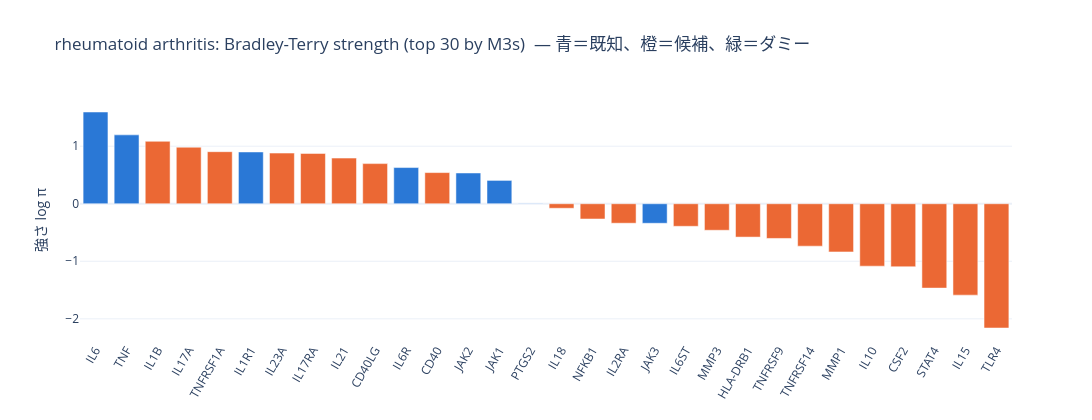
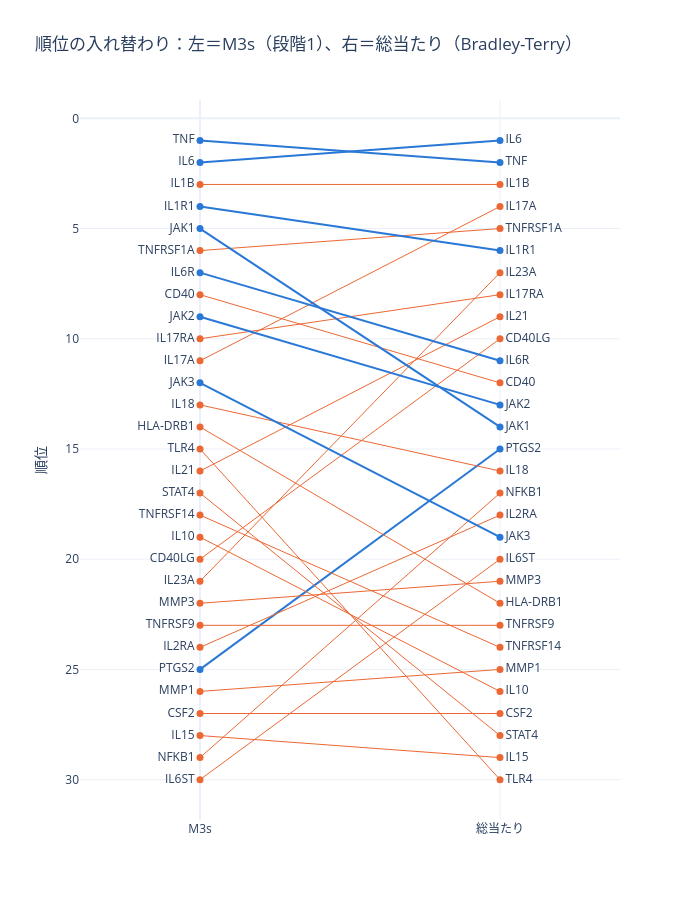
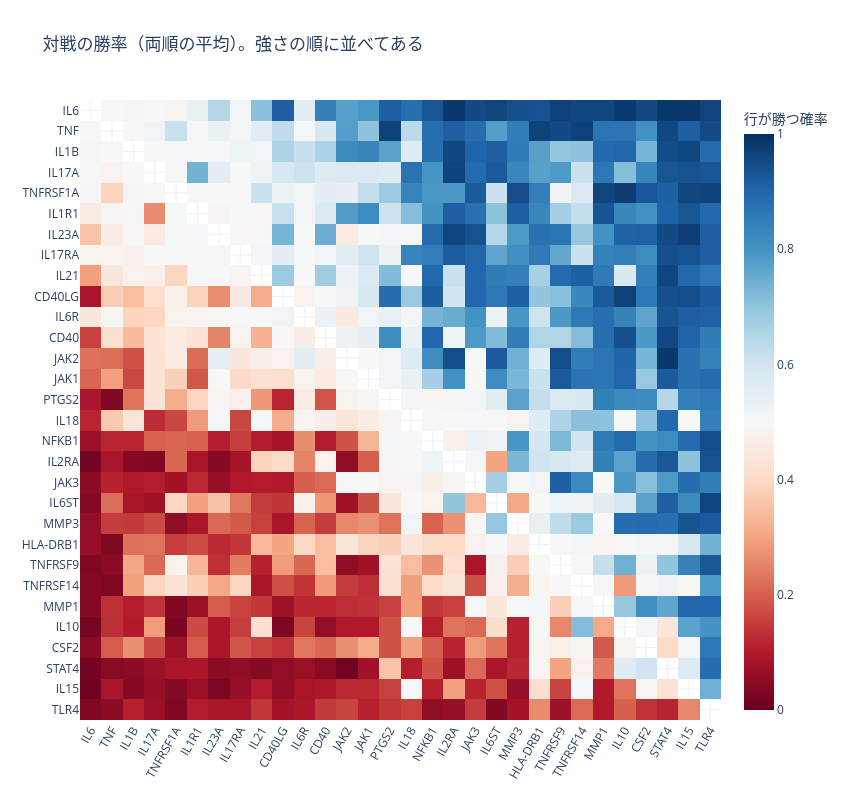

The notebook cell saved with these charts, in order:
### Markdown cell above
## 対話型グラフ（ホバーで遺伝子名）

### このセルがすること：強さの棒グラフ、M3s の順位 → 総当たりの順位の比較、対戦の勝率ヒートマップを描く
- 同じ図を `outputs/<セット名>_tournament_charts.html` に保存します。plotly.js を HTML に埋め込むので、ネット接続なしで開けます。

### Code cell
import plotly.graph_objects as go
COL = {"known": "#2a78d6", "candidate": "#eb6834", "random": "#1baf7a"}

fig = go.Figure(go.Bar(x=res["symbol"], y=res["bt"], marker_color=[COL.get(c, "#888") for c in res["category"]],
                       customdata=res[["gene_label", "category", "m3s_rank", "win_rate"]].values,
                       hovertemplate="<b>%{x}</b><br>%{customdata[0]}<br>%{customdata[1]}<br>強さ log π %{y:.2f}<br>M3s の順位 %{customdata[2]}"
                                     "<br>勝率 %{customdata[3]:.2f}<extra></extra>"))
fig.update_layout(title=f"{DISEASE}: Bradley-Terry strength (top {TOP_K} by M3s)  — 青＝既知、橙＝候補、緑＝ダミー",
                  yaxis_title="強さ log π", template="plotly_white", width=1100, height=420, xaxis_tickangle=-60)
fig.show()

fig2 = go.Figure()
for _, r in res.iterrows():
    fig2.add_trace(go.Scatter(x=[0, 1], y=[r["m3s_rank"], r["bt_rank"]], mode="lines+markers+text", text=[r["symbol"], r["symbol"]],
                              textposition=["middle left", "middle right"], line=dict(color=COL.get(r["category"], "#888"), width=2 if r["category"] == "known" else 1),
                              marker=dict(size=7), showlegend=False, hovertemplate=f"<b>{r['symbol']}</b>（{r['category']}）<br>順位 %{{y}}<extra></extra>"))
fig2.update_layout(title="順位の入れ替わり：左＝M3s（段階1）、右＝総当たり（Bradley-Terry）", template="plotly_white", width=700, height=900,
                   xaxis=dict(tickvals=[0, 1], ticktext=["M3s", "総当たり"], range=[-0.4, 1.4]), yaxis=dict(autorange="reversed", title="順位"))
fig2.show()

order = res["symbol"].tolist(); pos = {s: i for i, s in enumerate(order)}
M = np.full((n, n), np.nan)
for r in pr.itertuples():
    w = (r.p_a_first + r.p_a_second) / 2; M[pos[r.a], pos[r.b]] = w; M[pos[r.b], pos[r.a]] = 1 - w
fig3 = go.Figure(go.Heatmap(z=M, x=order, y=order, zmin=0, zmax=1, colorscale="RdBu", colorbar=dict(title="行が勝つ確率"),
                            hovertemplate="%{y} が %{x} に勝つ確率 %{z:.2f}<extra></extra>"))
fig3.update_layout(title="対戦の勝率（両順の平均）。強さの順に並べてある", template="plotly_white", width=850, height=800,
                   yaxis=dict(autorange="reversed"), xaxis_tickangle=-60)
fig3.show()

html_path = os.path.join(OUT_DIR, f"{SET_NAME}_tournament_charts.html")
with open(html_path, "w", encoding="utf-8") as f:
    f.write("<html><head><meta charset='utf-8'></head><body>")
    for i, fg in enumerate((fig, fig2, fig3)):
        f.write(fg.to_html(full_html=False, include_plotlyjs=True if i == 0 else False))
    f.write("</body></html>")
print("saved:", html_path)

### Figure 1 — Plotly figure (JSON) as saved in the notebook; plotly's stock layout.template omitted (floating-point values rounded to 4 significant figures)
{"data": [{"customdata": [["IL6 (interleukin 6)", "known", 2, 0.8113], ["TNF (tumor necrosis factor)", "known", 1, 0.7446], ["IL1B (interleukin 1 beta)", "candidate", 3, 0.7238], ["IL17A (interleukin 17A)", "candidate", 11, 0.7043], ["TNFRSF1A (TNF receptor superfamily member 1A)", "candidate", 6, 0.689], ["IL1R1 (interleukin 1 receptor type 1)", "known", 4, 0.688], ["IL23A (interleukin 23 subunit alpha)", "candidate", 21, 0.6841], ["IL17RA (interleukin 17 receptor A)", "candidate", 10, 0.6829], ["IL21 (interleukin 21)", "candidate", 16, 0.6665], ["CD40LG (CD40 ligand)", "candidate", 20, 0.6468], ["IL6R (interleukin 6 receptor)", "known", 7, 0.6325], ["CD40 (CD40 molecule)", "candidate", 8, 0.614], ["JAK2 (Janus kinase 2)", "known", 9, 0.6125], ["JAK1 (Janus kinase 1)", "known", 5, 0.5847], ["PTGS2 (prostaglandin-endoperoxide synthase 2)", "known", 25, 0.4972], ["IL18 (interleukin 18)", "candidate", 13, 0.4785], ["NFKB1 (nuclear factor kappa B subunit 1)", "candidate", 29, 0.4378], ["IL2RA (interleukin 2 receptor subunit alpha)", "candidate", 24, 0.422], ["JAK3 (Janus kinase 3)", "known", 12, 0.4217], ["IL6ST (interleukin 6 cytokine family signal transducer)", "candidate", 30, 0.4104], ["MMP3 (matrix metallopeptidase 3)", "candidate", 22, 0.3959], ["HLA-DRB1 (major histocompatibility complex, class II, DR beta 1)", "candidate", 14, 0.371], ["TNFRSF9 (TNF receptor superfamily member 9)", "candidate", 23, 0.3662], ["TNFRSF14 (TNF receptor superfamily member 14)", "candidate", 18, 0.3389], ["MMP1 (matrix metallopeptidase 1)", "candidate", 26, 0.3191], ["IL10 (interleukin 10)", "candidate", 19, 0.2726], ["CSF2 (colony stimulating factor 2)", "candidate", 27, 0.2707], ["STAT4 (signal transducer and activator of transcription 4)", "candidate", 17, 0.208], ["IL15 (interleukin 15)", "candidate", 28, 0.1893], ["TLR4 (toll like receptor 4)", "candidate", 15, 0.1157]], "hovertemplate": "<b>%{x}</b><br>%{customdata[0]}<br>%{customdata[1]}<br>強さ log π %{y:.2f}<br>M3s の順位 %{customdata[2]}<br>勝率 %{customdata[3]:.2f}<extra></extra>", "marker": {"color": ["#2a78d6", "#2a78d6", "#eb6834", "#eb6834", "#eb6834", "#2a78d6", "#eb6834", "#eb6834", "#eb6834", "#eb6834", "#2a78d6", "#eb6834", "#2a78d6", "#2a78d6", "#2a78d6", "#eb6834", "#eb6834", "#eb6834", "#2a78d6", "#eb6834", "#eb6834", "#eb6834", "#eb6834", "#eb6834", "#eb6834", "#eb6834", "#eb6834", "#eb6834", "#eb6834", "#eb6834"]}, "type": "bar", "x": ["IL6", "TNF", "IL1B", "IL17A", "TNFRSF1A", "IL1R1", "IL23A", "IL17RA", "IL21", "CD40LG", "IL6R", "CD40", "JAK2", "JAK1", "PTGS2", "IL18", "NFKB1", "IL2RA", "JAK3", "IL6ST", "MMP3", "HLA-DRB1", "TNFRSF9", "TNFRSF14", "MMP1", "IL10", "CSF2", "STAT4", "IL15", "TLR4"], "y": [1.594, 1.197, 1.085, 0.9828, 0.9048, 0.8999, 0.8804, 0.8743, 0.7933, 0.6974, 0.629, 0.5415, 0.5347, 0.4055, 0.006745, -0.07859, -0.2651, -0.3384, -0.3395, -0.3923, -0.4609, -0.5796, -0.6031, -0.7374, -0.8375, -1.085, -1.095, -1.466, -1.589, -2.16]}], "layout": {"height": 420, "title": {"text": "rheumatoid arthritis: Bradley-Terry strength (top 30 by M3s)  — 青＝既知、橙＝候補、緑＝ダミー"}, "width": 1100, "xaxis": {"tickangle": -60}, "yaxis": {"title": {"text": "強さ log π"}}}}

### Figure 2 — Plotly figure (JSON) as saved in the notebook; plotly's stock layout.template omitted (floating-point values rounded to 4 significant figures)
{"data": [{"hovertemplate": "<b>IL6</b>（known）<br>順位 %{y}<extra></extra>", "line": {"color": "#2a78d6", "width": 2}, "marker": {"size": 7}, "mode": "lines+markers+text", "showlegend": false, "text": ["IL6", "IL6"], "textposition": ["middle left", "middle right"], "type": "scatter", "x": [0, 1], "y": [2, 1]}, {"hovertemplate": "<b>TNF</b>（known）<br>順位 %{y}<extra></extra>", "line": {"color": "#2a78d6", "width": 2}, "marker": {"size": 7}, "mode": "lines+markers+text", "showlegend": false, "text": ["TNF", "TNF"], "textposition": ["middle left", "middle right"], "type": "scatter", "x": [0, 1], "y": [1, 2]}, {"hovertemplate": "<b>IL1B</b>（candidate）<br>順位 %{y}<extra></extra>", "line": {"color": "#eb6834", "width": 1}, "marker": {"size": 7}, "mode": "lines+markers+text", "showlegend": false, "text": ["IL1B", "IL1B"], "textposition": ["middle left", "middle right"], "type": "scatter", "x": [0, 1], "y": [3, 3]}, {"hovertemplate": "<b>IL17A</b>（candidate）<br>順位 %{y}<extra></extra>", "line": {"color": "#eb6834", "width": 1}, "marker": {"size": 7}, "mode": "lines+markers+text", "showlegend": false, "text": ["IL17A", "IL17A"], "textposition": ["middle left", "middle right"], "type": "scatter", "x": [0, 1], "y": [11, 4]}, {"hovertemplate": "<b>TNFRSF1A</b>（candidate）<br>順位 %{y}<extra></extra>", "line": {"color": "#eb6834", "width": 1}, "marker": {"size": 7}, "mode": "lines+markers+text", "showlegend": false, "text": ["TNFRSF1A", "TNFRSF1A"], "textposition": ["middle left", "middle right"], "type": "scatter", "x": [0, 1], "y": [6, 5]}, {"hovertemplate": "<b>IL1R1</b>（known）<br>順位 %{y}<extra></extra>", "line": {"color": "#2a78d6", "width": 2}, "marker": {"size": 7}, "mode": "lines+markers+text", "showlegend": false, "text": ["IL1R1", "IL1R1"], "textposition": ["middle left", "middle right"], "type": "scatter", "x": [0, 1], "y": [4, 6]}, {"hovertemplate": "<b>IL23A</b>（candidate）<br>順位 %{y}<extra></extra>", "line": {"color": "#eb6834", "width": 1}, "marker": {"size": 7}, "mode": "lines+markers+text", "showlegend": false, "text": ["IL23A", "IL23A"], "textposition": ["middle left", "middle right"], "type": "scatter", "x": [0, 1], "y": [21, 7]}, {"hovertemplate": "<b>IL17RA</b>（candidate）<br>順位 %{y}<extra></extra>", "line": {"color": "#eb6834", "width": 1}, "marker": {"size": 7}, "mode": "lines+markers+text", "showlegend": false, "text": ["IL17RA", "IL17RA"], "textposition": ["middle left", "middle right"], "type": "scatter", "x": [0, 1], "y": [10, 8]}, {"hovertemplate": "<b>IL21</b>（candidate）<br>順位 %{y}<extra></extra>", "line": {"color": "#eb6834", "width": 1}, "marker": {"size": 7}, "mode": "lines+markers+text", "showlegend": false, "text": ["IL21", "IL21"], "textposition": ["middle left", "middle right"], "type": "scatter", "x": [0, 1], "y": [16, 9]}, {"hovertemplate": "<b>CD40LG</b>（candidate）<br>順位 %{y}<extra></extra>", "line": {"color": "#eb6834", "width": 1}, "marker": {"size": 7}, "mode": "lines+markers+text", "showlegend": false, "text": ["CD40LG", "CD40LG"], "textposition": ["middle left", "middle right"], "type": "scatter", "x": [0, 1], "y": [20, 10]}, {"hovertemplate": "<b>IL6R</b>（known）<br>順位 %{y}<extra></extra>", "line": {"color": "#2a78d6", "width": 2}, "marker": {"size": 7}, "mode": "lines+markers+text", "showlegend": false, "text": ["IL6R", "IL6R"], "textposition": ["middle left", "middle right"], "type": "scatter", "x": [0, 1], "y": [7, 11]}, {"hovertemplate": "<b>CD40</b>（candidate）<br>順位 %{y}<extra></extra>", "line": {"color": "#eb6834", "width": 1}, "marker": {"size": 7}, "mode": "lines+markers+text", "showlegend": false, "text": ["CD40", "CD40"], "textposition": ["middle left", "middle right"], "type": "scatter", "x": [0, 1], "y": [8, 12]}, {"hovertemplate": "<b>JAK2</b>（known）<br>順位 %{y}<extra></extra>", "line": {"color": "#2a78d6", "width": 2}, "marker": {"size": 7}, "mode": "lines+markers+text", "showlegend": false, "text": ["JAK2", "JAK2"], "textposition": ["middle left", "middle right"], "type": "scatter", "x": [0, 1], "y": [9, 13]}, {"hovertemplate": "<b>JAK1</b>（known）<br>順位 %{y}<extra></extra>", "line": {"color": "#2a78d6", "width": 2}, "marker": {"size": 7}, "mode": "lines+markers+text", "showlegend": false, "text": ["JAK1", "JAK1"], "textposition": ["middle left", "middle right"], "type": "scatter", "x": [0, 1], "y": [5, 14]}, {"hovertemplate": "<b>PTGS2</b>（known）<br>順位 %{y}<extra></extra>", "line": {"color": "#2a78d6", "width": 2}, "marker": {"size": 7}, "mode": "lines+markers+text", "showlegend": false, "text": ["PTGS2", "PTGS2"], "textposition": ["middle left", "middle right"], "type": "scatter", "x": [0, 1], "y": [25, 15]}, {"hovertemplate": "<b>IL18</b>（candidate）<br>順位 %{y}<extra></extra>", "line": {"color": "#eb6834", "width": 1}, "marker": {"size": 7}, "mode": "lines+markers+text", "showlegend": false, "text": ["IL18", "IL18"], "textposition": ["middle left", "middle right"], "type": "scatter", "x": [0, 1], "y": [13, 16]}, {"hovertemplate": "<b>NFKB1</b>（candidate）<br>順位 %{y}<extra></extra>", "line": {"color": "#eb6834", "width": 1}, "marker": {"size": 7}, "mode": "lines+markers+text", "showlegend": false, "text": ["NFKB1", "NFKB1"], "textposition": ["middle left", "middle right"], "type": "scatter", "x": [0, 1], "y": [29, 17]}, {"hovertemplate": "<b>IL2RA</b>（candidate）<br>順位 %{y}<extra></extra>", "line": {"color": "#eb6834", "width": 1}, "marker": {"size": 7}, "mode": "lines+markers+text", "showlegend": false, "text": ["IL2RA", "IL2RA"], "textposition": ["middle left", "middle right"], "type": "scatter", "x": [0, 1], "y": [24, 18]}, {"hovertemplate": "<b>JAK3</b>（known）<br>順位 %{y}<extra></extra>", "line": {"color": "#2a78d6", "width": 2}, "marker": {"size": 7}, "mode": "lines+markers+text", "showlegend": false, "text": ["JAK3", "JAK3"], "textposition": ["middle left", "middle right"], "type": "scatter", "x": [0, 1], "y": [12, 19]}, {"hovertemplate": "<b>IL6ST</b>（candidate）<br>順位 %{y}<extra></extra>", "line": {"color": "#eb6834", "width": 1}, "marker": {"size": 7}, "mode": "lines+markers+text", "showlegend": false, "text": ["IL6ST", "IL6ST"], "textposition": ["middle left", "middle right"], "type": "scatter", "x": [0, 1], "y": [30, 20]}, {"hovertemplate": "<b>MMP3</b>（candidate）<br>順位 %{y}<extra></extra>", "line": {"color": "#eb6834", "width": 1}, "marker": {"size": 7}, "mode": "lines+markers+text", "showlegend": false, "text": ["MMP3", "MMP3"], "textposition": ["middle left", "middle right"], "type": "scatter", "x": [0, 1], "y": [22, 21]}, {"hovertemplate": "<b>HLA-DRB1</b>（candidate）<br>順位 %{y}<extra></extra>", "line": {"color": "#eb6834", "width": 1}, "marker": {"size": 7}, "mode": "lines+markers+text", "showlegend": false, "text": ["HLA-DRB1", "HLA-DRB1"], "textposition": ["middle left", "middle right"], "type": "scatter", "x": [0, 1], "y": [14, 22]}, {"hovertemplate": "<b>TNFRSF9</b>（candidate）<br>順位 %{y}<extra></extra>", "line": {"color": "#eb6834", "width": 1}, "marker": {"size": 7}, "mode": "lines+markers+text", "showlegend": false, "text": ["TNFRSF9", "TNFRSF9"], "textposition": ["middle left", "middle right"], "type": "scatter", "x": [0, 1], "y": [23, 23]}, {"hovertemplate": "<b>TNFRSF14</b>（candidate）<br>順位 %{y}<extra></extra>", "line": {"color": "#eb6834", "width": 1}, "marker": {"size": 7}, "mode": "lines+markers+text", "showlegend": false, "text": ["TNFRSF14", "TNFRSF14"], "textposition": ["middle left", "middle right"], "type": "scatter", "x": [0, 1], "y": [18, 24]}, {"hovertemplate": "<b>MMP1</b>（candidate）<br>順位 %{y}<extra></extra>", "line": {"color": "#eb6834", "width": 1}, "marker": {"size": 7}, "mode": "lines+markers+text", "showlegend": false, "text": ["MMP1", "MMP1"], "textposition": ["middle left", "middle right"], "type": "scatter", "x": [0, 1], "y": [26, 25]}, {"hovertemplate": "<b>IL10</b>（candidate）<br>順位 %{y}<extra></extra>", "line": {"color": "#eb6834", "width": 1}, "marker": {"size": 7}, "mode": "lines+markers+text", "showlegend": false, "text": ["IL10", "IL10"], "textposition": ["middle left", "middle right"], "type": "scatter", "x": [0, 1], "y": [19, 26]}, {"hovertemplate": "<b>CSF2</b>（candidate）<br>順位 %{y}<extra></extra>", "line": {"color": "#eb6834", "width": 1}, "marker": {"size": 7}, "mode": "lines+markers+text", "showlegend": false, "text": ["CSF2", "CSF2"], "textposition": ["middle left", "middle right"], "type": "scatter", "x": [0, 1], "y": [27, 27]}, {"hovertemplate": "<b>STAT4</b>（candidate）<br>順位 %{y}<extra></extra>", "line": {"color": "#eb6834", "width": 1}, "marker": {"size": 7}, "mode": "lines+markers+text", "showlegend": false, "text": ["STAT4", "STAT4"], "textposition": ["middle left", "middle right"], "type": "scatter", "x": [0, 1], "y": [17, 28]}, {"hovertemplate": "<b>IL15</b>（candidate）<br>順位 %{y}<extra></extra>", "line": {"color": "#eb6834", "width": 1}, "marker": {"size": 7}, "mode": "lines+markers+text", "showlegend": false, "text": ["IL15", "IL15"], "textposition": ["middle left", "middle right"], "type": "scatter", "x": [0, 1], "y": [28, 29]}, {"hovertemplate": "<b>TLR4</b>（candidate）<br>順位 %{y}<extra></extra>", "line": {"color": "#eb6834", "width": 1}, "marker": {"size": 7}, "mode": "lines+markers+text", "showlegend": false, "text": ["TLR4", "TLR4"], "textposition": ["middle left", "middle right"], "type": "scatter", "x": [0, 1], "y": [15, 30]}], "layout": {"height": 900, "title": {"text": "順位の入れ替わり：左＝M3s（段階1）、右＝総当たり（Bradley-Terry）"}, "width": 700, "xaxis": {"range": [-0.4, 1.4], "ticktext": ["M3s", "総当たり"], "tickvals": [0, 1]}, "yaxis": {"autorange": "reversed", "title": {"text": "順位"}}}}

### Figure 3 — Plotly figure (JSON) as saved in the notebook; plotly's stock layout.template omitted (floating-point values rounded to 4 significant figures; data arrays with more than 128 entries replaced by an {"elided": "..."} marker saying what was removed)
{"data": [{"colorbar": {"title": {"text": "行が勝つ確率"}}, "colorscale": [[0.0, "rgb(103,0,31)"], [0.1, "rgb(178,24,43)"], [0.2, "rgb(214,96,77)"], [0.3, "rgb(244,165,130)"], [0.4, "rgb(253,219,199)"], [0.5, "rgb(247,247,247)"], [0.6, "rgb(209,229,240)"], [0.7, "rgb(146,197,222)"], [0.8, "rgb(67,147,195)"], [0.9, "rgb(33,102,172)"], [1.0, "rgb(5,48,97)"]], "hovertemplate": "%{y} が %{x} に勝つ確率 %{z:.2f}<extra></extra>", "type": "heatmap", "x": ["IL6", "TNF", "IL1B", "IL17A", "TNFRSF1A", "IL1R1", "IL23A", "IL17RA", "IL21", "CD40LG", "IL6R", "CD40", "JAK2", "JAK1", "PTGS2", "IL18", "NFKB1", "IL2RA", "JAK3", "IL6ST", "MMP3", "HLA-DRB1", "TNFRSF9", "TNFRSF14", "MMP1", "IL10", "CSF2", "STAT4", "IL15", "TLR4"], "y": ["IL6", "TNF", "IL1B", "IL17A", "TNFRSF1A", "IL1R1", "IL23A", "IL17RA", "IL21", "CD40LG", "IL6R", "CD40", "JAK2", "JAK1", "PTGS2", "IL18", "NFKB1", "IL2RA", "JAK3", "IL6ST", "MMP3", "HLA-DRB1", "TNFRSF9", "TNFRSF14", "MMP1", "IL10", "CSF2", "STAT4", "IL15", "TLR4"], "z": {"elided": "30x30 float values"}, "zmax": 1, "zmin": 0}], "layout": {"height": 800, "title": {"text": "対戦の勝率（両順の平均）。強さの順に並べてある"}, "width": 850, "xaxis": {"tickangle": -60}, "yaxis": {"autorange": "reversed"}}}
